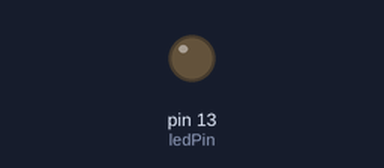
Recording of a sketch running on a simulated Arduino Uno, built with avr-gcc and run on an emulated ATmega328P. Shown: output pins drawn as LEDs (lit = HIGH).

Above: at 1.1 s.
At 39.5 s:
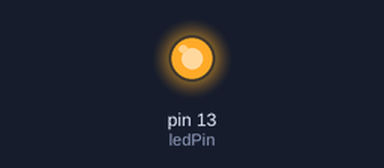
Timing chart, 0 to 40.0 s (numbered marks = the images above):
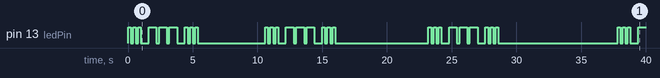

Measured:
- by itself, pin 13 (ledPin): LOW → HIGH at 0.00 s, → LOW 0.20 s later, → HIGH 0.20 s later, → LOW 0.20 s later, … (61 changes in this stretch)

The sketch:

sos_blink.ino
```cpp
// src/randomblinking/sos_blink.ino
// GitHub Copilot Chat Assistant
// Sends an SOS signal (Morse: ... --- ...) on pin 13 repeatedly.
// Starts with a 5 second repeat interval and increases the interval by 1 second
// every 5 seconds of elapsed time (pattern A).

const int ledPin = 13; // onboard LED

// Timing (in milliseconds)
unsigned long repeatInterval = 5000UL;       // initial repeat interval: 5s
const unsigned long increaseEvery = 5000UL;  // every 5s of elapsed time
const unsigned long increaseAmount = 1000UL; // increase by 1s
unsigned long lastIncreaseMillis = 0UL;

// Morse timing for dots and dashes
const unsigned int dotOn = 200;   // dot LED on time
const unsigned int dashOn = 3 * dotOn; // dash is 3x dot
const unsigned int intraElementGap = dotOn; // between parts of same letter
const unsigned int interLetterGap = 3 * dotOn; // between letters

void setup() {
  pinMode(ledPin, OUTPUT);
  digitalWrite(ledPin, LOW);
  lastIncreaseMillis = millis();
}

// Short blink for dot
void dot() {
  digitalWrite(ledPin, HIGH);
  delay(dotOn);
  digitalWrite(ledPin, LOW);
  delay(intraElementGap);
}

// Long blink for dash
void dash() {
  digitalWrite(ledPin, HIGH);
  delay(dashOn);
  digitalWrite(ledPin, LOW);
  delay(intraElementGap);
}

void sendSOS() {
  // S: ...
  dot(); dot(); dot();
  delay(interLetterGap - intraElementGap); // adjust because last element already waited intraElementGap
  // O: ---
  dash(); dash(); dash();
  delay(interLetterGap - intraElementGap);
  // S: ...
  dot(); dot(); dot();
}

void loop() {
  unsigned long now = millis();

  // Increase repeatInterval by increaseAmount for each full increaseEvery elapsed
  if (now - lastIncreaseMillis >= increaseEvery) {
    unsigned long increments = (now - lastIncreaseMillis) / increaseEvery;
    // Avoid overflow on extremely large increments (practically unlikely here)
    if (increments > 0) {
      repeatInterval += increments * increaseAmount;
      lastIncreaseMillis += increments * increaseEvery;
    }
  }

  // Send SOS pattern
  sendSOS();

  // Wait the current repeat interval before sending again
  delay(repeatInterval);
}
```
